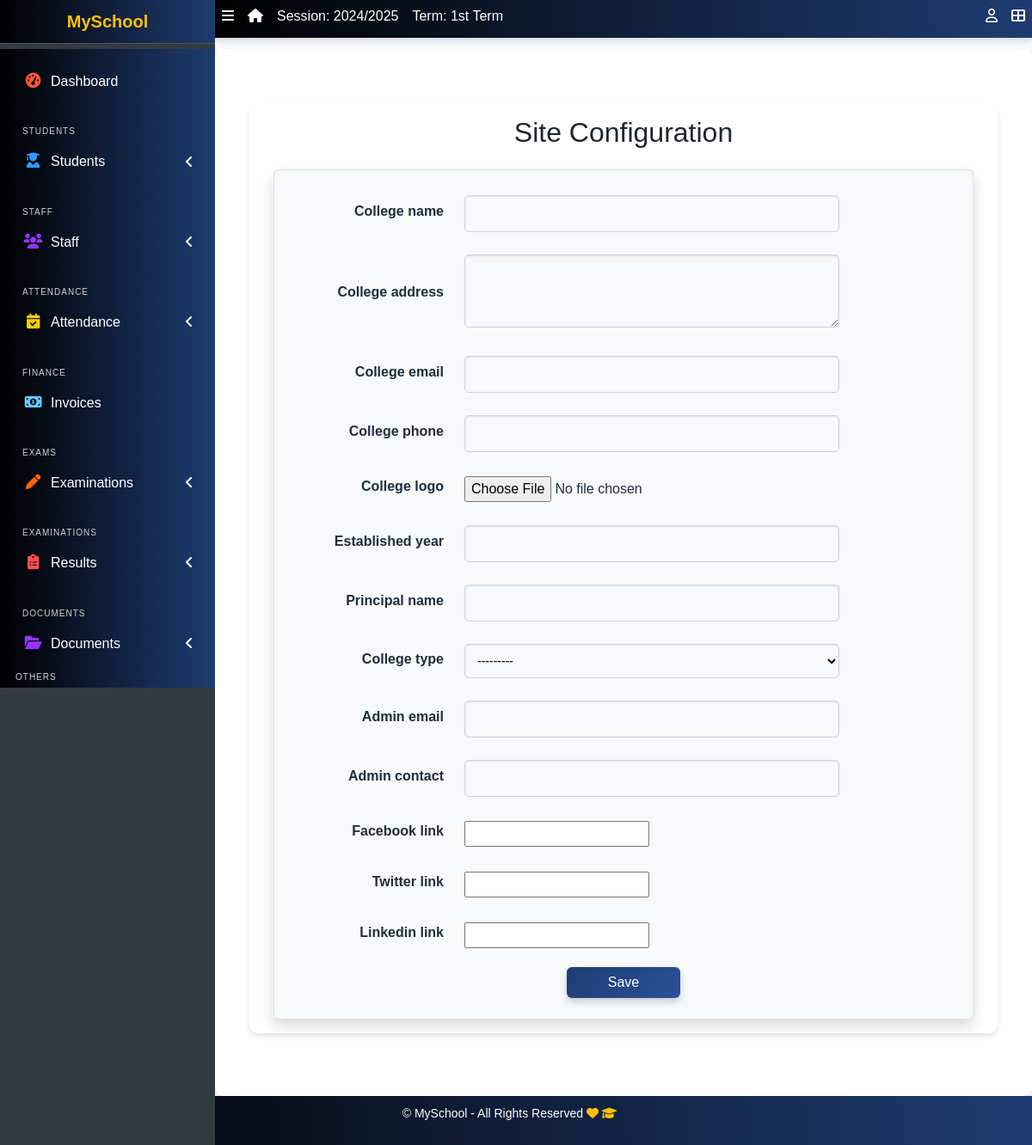
The app's page /site-config, older data.
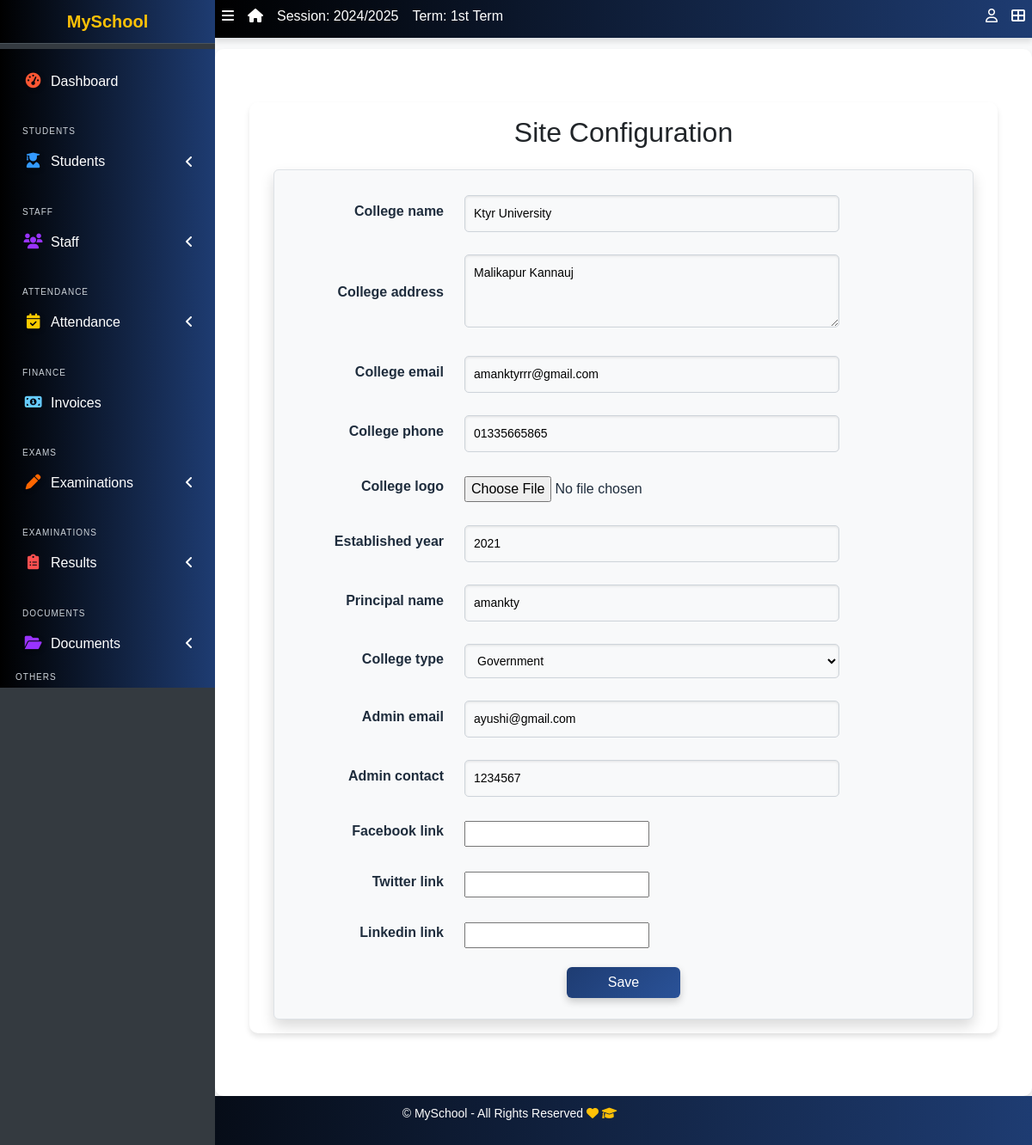
The same page, newer data.
### apps/corecode/models.py (models this page shows, shortened)
class CollegeProfile(models.Model):
    college_name = models.CharField(max_length=255)
    college_address = models.TextField()
    college_email = models.EmailField()
    college_phone = models.CharField(max_length=15)
    college_logo = models.ImageField(upload_to='college_logos/', blank=True, null=True)
    established_year = models.PositiveIntegerField()
    principal_name = models.CharField(max_length=255)
    college_type = models.CharField(max_length=50, choices=[
        ('Government', 'Government'),
        ('Private', 'Private'),
        ('Semi-Government', 'Semi-Government'),
    ])
    admin_email = models.EmailField()
    admin_contact = models.CharField(max_length=15)
    facebook_link = models.URLField(blank=True, null=True)
    twitter_link = models.URLField(blank=True, null=True)
    linkedin_link = models.URLField(blank=True, null=True)

### apps/corecode/views.py (the view)
# urls.py: path("site-config", site_config_view, name="configs"),  # Corrected view
def site_config_view(request):
    profile = CollegeProfile.objects.first()
    if request.method == 'POST':
        form = CollegeProfileForm(request.POST, request.FILES, instance=profile)
        if form.is_valid():
            form.save()
            return redirect('college_profile')  # Ensure this matches the URL name in urls.py
    else:
        form = CollegeProfileForm(instance=profile)
    return render(request, 'corecode/siteconfig.html', {'form': form, 'title': 'Site Configuration'})

### apps/corecode/forms.py
class CollegeProfileForm(forms.ModelForm):
    class Meta:
        model = CollegeProfile
        fields = [
            'college_name', 'college_address', 'college_email', 'college_phone',
            'college_logo', 'established_year', 'principal_name', 'college_type',
            'admin_email', 'admin_contact', 'facebook_link', 'twitter_link', 'linkedin_link'
        ]
        widgets = {
            'college_address': forms.Textarea(attrs={'rows': 3}),
        }

### apps/corecode/context_processors.py (called while the page is built)
def site_defaults(request):
    current_session = AcademicSession.objects.get(current=True)
    current_term = AcademicTerm.objects.get(current=True)
    vals = SiteConfig.objects.all()
    contexts = {
        "current_session": current_session.name,
        "current_term": current_term.name,
    }
    for val in vals:
        contexts[val.key] = val.value
    return contexts

### apps/corecode/templates/corecode/siteconfig.html (shortened to what this page needs)
{% extends 'base.html' %}
{% load widget_tweaks %}
{% block content %}
<div class="container">
  <h2 class="mb-4 text-center">{{ title }}</h2>
  <form method="POST" enctype="multipart/form-data" class="p-4 border rounded bg-light shadow" id="siteConfigForm">
    {% for field in form %}
      <div class="form-group row align-items-center mb-3">
        <label class="col-3 col-form-label text-right font-weight-bold">{{ field.label }}</label>
        <div class="col-7">
          {{ field }}
        </div>
      </div>
    {% endfor %}
    <div class="text-center">
      <input type="submit" value="Save" class="btn btn-primary px-5">
    </div>
  </form>
</div>
{% endblock content %}

Row changes from the older to the newer data that the page shows:
added CollegeProfile: form "Ktyr University" "Malikapur Kannauj" "amanktyrrr@gmail.com" "01335665865" "2021" "amankty" "Government" "ayushi@gmail.com" "1234567"
